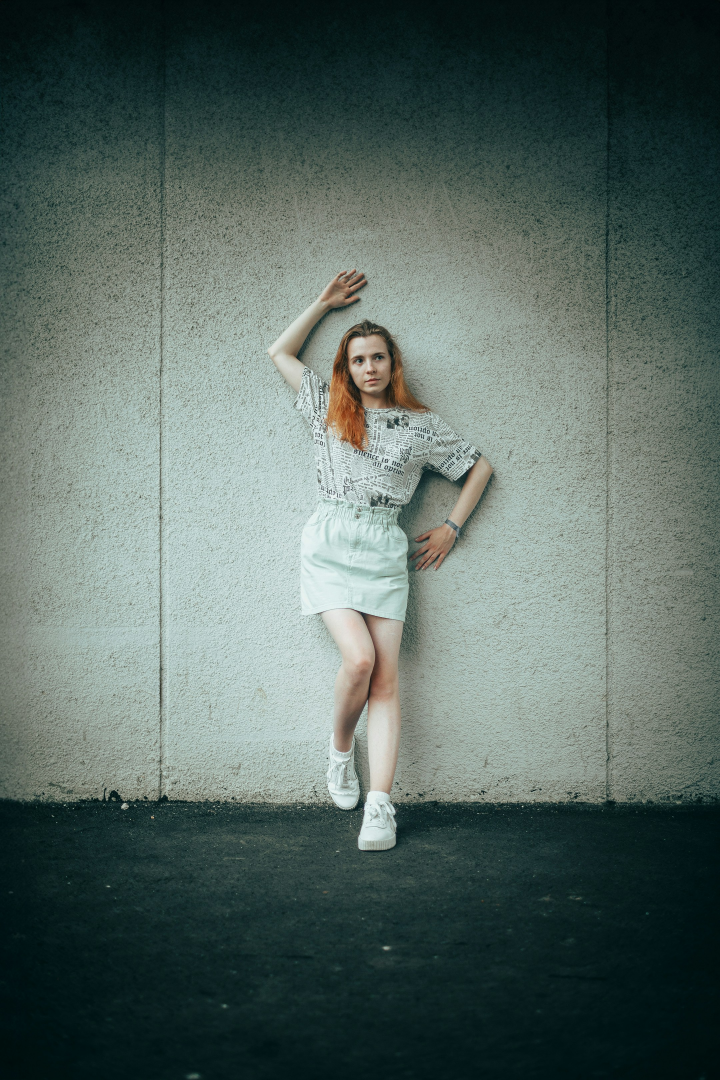
#> input picture hpe/notebooks/images/pose2.jpg, 2160 x 3240 px (shown at 1/3 size)
$ jupyter execute --allow-errors yolo_pose_inference_tests.ipynb
#> lines starting #> are read from the running program, lines starting #| are printed output that depends on the picture
# YOLO Pose Inference Tests

This notebook helps you test YOLO pose inference against the CHIMP serving API.

What is included:
- Image preprocessing to the expected model format (NCHW, float32, 640x640)
- API call to `/model/<model_name>/infer`
- Basic visualization of returned bounding boxes and keypoints
- Small helper snippets for quick repeated tests

[cell 1]
from pathlib import Path
import json

import cv2
import numpy as np
import requests
import matplotlib.pyplot as plt

[cell 2]
SERVING_API_URL = "http://localhost:5254"
MODEL_NAME = "yolo_pose_demo"
IMAGE_PATH = Path("images/pose2.jpg")

STAGE = "production"
SESSION_ID = ""

[cell 3]
def preprocess_image_for_yolo_pose(image_path: Path, size: int = 640):
#> called with size = 640
    if not image_path.exists():
        raise FileNotFoundError(f"Image not found: {image_path}")

    bgr = cv2.imread(str(image_path), cv2.IMREAD_COLOR)
#> bgr is the input picture: shape (3240, 2160, 3); mean B, G, R 98.7, 104.3, 88.4
    if bgr is None:
        raise ValueError(f"Could not read image: {image_path}")

    rgb = cv2.cvtColor(bgr, cv2.COLOR_BGR2RGB)
    resized = cv2.resize(rgb, (size, size), interpolation=cv2.INTER_LINEAR)
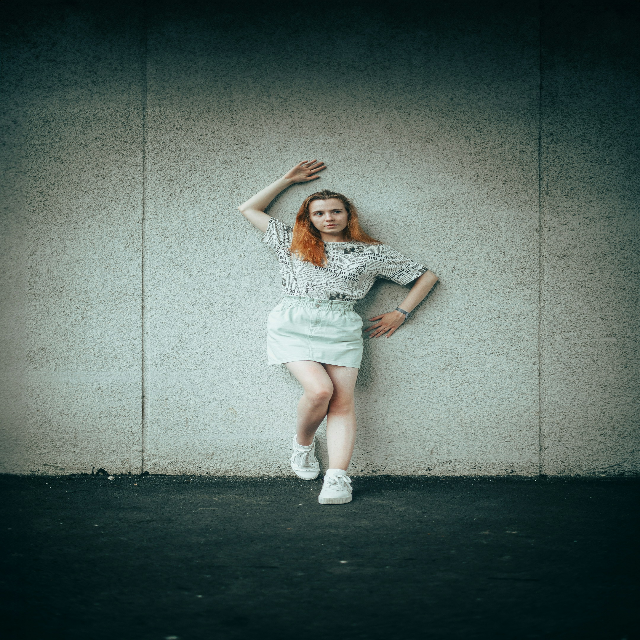
#> resized: shape (640, 640, 3); mean R, G, B 88.3, 104.2, 98.5

    # Model expects NCHW float32 with values in [0, 1]
    x = resized.transpose(2, 0, 1)[None].astype(np.float32) / 255.0
    return rgb, resized, x

[cell 4]
original_rgb, resized_rgb, model_input = preprocess_image_for_yolo_pose(IMAGE_PATH, size=640)
print("Input shape:", model_input.shape, "dtype:", model_input.dtype, "min/max:", model_input.min(), model_input.max())
#| Input shape: (1, 3, 640, 640) dtype: float32 min/max: 0.0 1.0

plt.figure(figsize=(6, 6))
plt.imshow(resized_rgb)
plt.title("Resized input (640x640)")
plt.axis("off")
plt.show()

[cell 5]
infer_url = f"{SERVING_API_URL}/model/{MODEL_NAME}/infer"
params = {"stage": STAGE}
if SESSION_ID:
    params["id"] = SESSION_ID

payload = {"inputs": model_input.tolist()}
#> (the rest of this cell did not finish here and is left out)

[cell 6]
# [104 lines left out: functions xywh_to_xyxy, nms_indices, decode_yolo_pose_output, draw_pose_detections, not called in this run]

#> (a cell that did not finish here is left out)

## Minimal Video Support (Frame-by-Frame via Existing Inference API)

This section adds minimal video support without backend changes.

It works by:
- reading frames from a local video
- sampling frames (for example, every 2nd frame)
- sending each sampled frame to `/model/<model_name>/infer`
- decoding and drawing YOLO pose detections
- writing an annotated output video
- saving per-frame detections to JSON

[cell 8]
VIDEO_PATH = Path("videos/pose_demo.mp4")
OUTPUT_VIDEO_PATH = Path("videos/pose_demo_annotated.mp4")
OUTPUT_JSON_PATH = Path("videos/pose_demo_detections.json")

FRAME_STRIDE = 1
VIDEO_IMG_SIZE = 640
VIDEO_TIMEOUT_SECONDS = 180


def preprocess_frame_for_yolo_pose(frame_bgr: np.ndarray, size: int = 640):
    rgb = cv2.cvtColor(frame_bgr, cv2.COLOR_BGR2RGB)
    resized = cv2.resize(rgb, (size, size), interpolation=cv2.INTER_LINEAR)
    x = resized.transpose(2, 0, 1)[None].astype(np.float32) / 255.0
    return resized, x


def infer_pose_for_tensor(model_input: np.ndarray):
    infer_url = f"{SERVING_API_URL}/model/{MODEL_NAME}/infer"
    params = {"stage": STAGE}
    if SESSION_ID:
        params["id"] = SESSION_ID

    payload = {"inputs": model_input.tolist()}
    response = requests.post(infer_url, params=params, json=payload, timeout=VIDEO_TIMEOUT_SECONDS)
    response.raise_for_status()

    result = response.json()
    predictions = result.get("predictions")
    if not isinstance(predictions, dict) or not predictions:
        return []

    raw_outputs = predictions.get("raw", predictions)
    if not isinstance(raw_outputs, dict) or not raw_outputs:
        return []

    first_output = np.asarray(next(iter(raw_outputs.values())), dtype=np.float32)
    return decode_yolo_pose_output(first_output)


# [29 lines left out: function transcode_to_h264, not called in this run]


def run_video_pose_inference(
    video_path: Path,
    output_video_path: Path,
    output_json_path: Path,
    frame_stride: int = 2,
    size: int = 640,
):
#> called with frame_stride = 1, size = 640
    if not video_path.exists():
        raise FileNotFoundError(f"Video not found: {video_path}")
    if frame_stride < 1:
        raise ValueError("frame_stride must be >= 1")

    cap = cv2.VideoCapture(str(video_path))
    if not cap.isOpened():
        raise RuntimeError(f"Could not open video: {video_path}")

    fps = cap.get(cv2.CAP_PROP_FPS)
    fps = fps if fps and fps > 0 else 25.0

    output_video_path.parent.mkdir(parents=True, exist_ok=True)
    output_json_path.parent.mkdir(parents=True, exist_ok=True)

    temp_video_path = output_video_path.with_name(output_video_path.stem + "_temp.mp4")

    writer = cv2.VideoWriter(
        str(temp_video_path),
        cv2.VideoWriter_fourcc(*"mp4v"),
        fps,
        (size, size),
    )

    frame_idx = 0
    sampled_idx = 0
    results = []

    try:
        while True:
            ok, frame_bgr = cap.read()
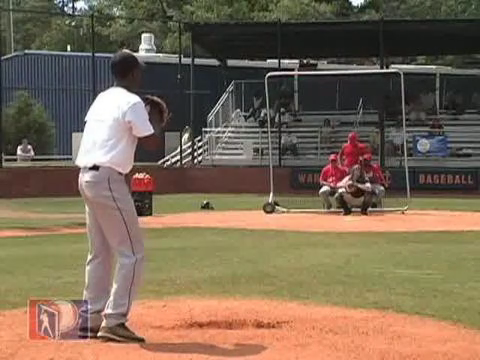
#> input picture frame 15 of hpe/notebooks/videos/pose_demo.mp4, 480 x 360 px
#> frame_bgr is the input picture: shape (360, 480, 3); mean B, G, R 85.1, 105.6, 124.3
            if not ok:
                break

            if frame_idx % frame_stride != 0:
                frame_idx += 1
                continue

            resized_rgb, model_input = preprocess_frame_for_yolo_pose(frame_bgr, size=size)
#> in preprocess_frame_for_yolo_pose, `resized = cv2.resize(rgb, (size, size), interpolation=cv2.INTER_LINEAR)`:
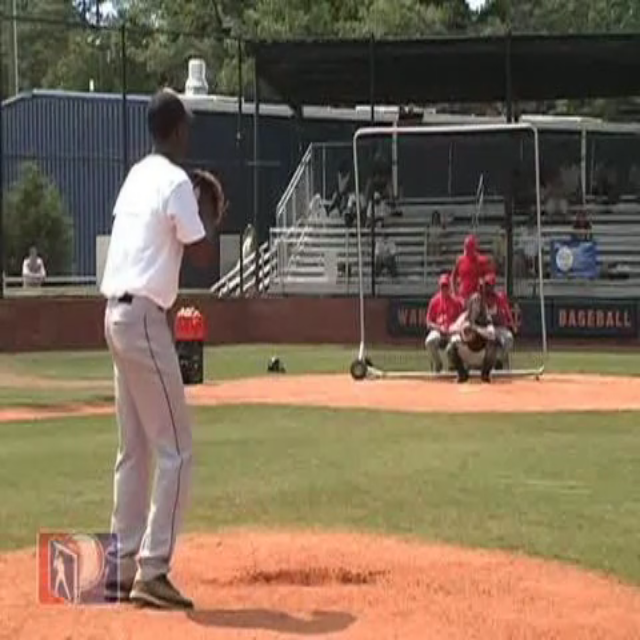
#> resized: shape (640, 640, 3); mean R, G, B 124.2, 105.4, 85
            detections = infer_pose_for_tensor(model_input)
            vis_rgb = draw_pose_detections(resized_rgb, detections)
            vis_bgr = cv2.cvtColor(vis_rgb, cv2.COLOR_RGB2BGR)
            writer.write(vis_bgr)

            results.append(
                {
                    "frame_index": int(frame_idx),
                    "sample_index": int(sampled_idx),
                    "detections": detections,
                }
            )

            sampled_idx += 1
            frame_idx += 1

            if sampled_idx % 10 == 0:
                print(f"Processed sampled frames: {sampled_idx}")
    finally:
        cap.release()
        writer.release()

    transcode_to_h264(temp_video_path, output_video_path)
    if temp_video_path.exists():
        temp_video_path.unlink()

    output_json_path.write_text(json.dumps(results, indent=2), encoding="utf-8")

    return {
        "video_out": str(output_video_path),
        "json_out": str(output_json_path),
        "sampled_frames": sampled_idx,
    }
